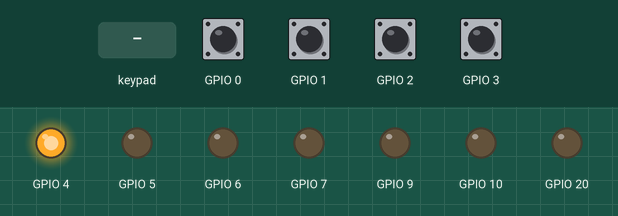
A program run on a simulated ESP32-C3. Shown: output pins drawn as LEDs (lit = HIGH). The test bench sets the inputs (shaded band); at power-on: GPIO 0–3 HIGH.

Above: at 1.2 s.
1.3 s: key 'U' pressed
At 1.45 s:
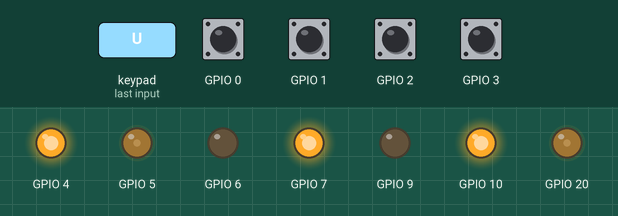
3.7 s: key 'D' pressed
At 3.85 s:
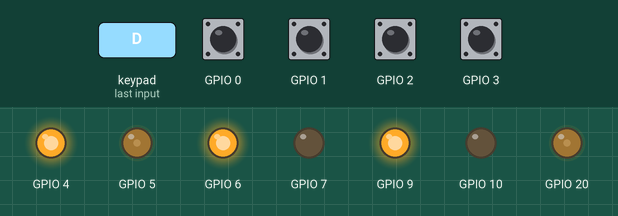
6.1 s: key 'L' pressed
At 6.25 s:
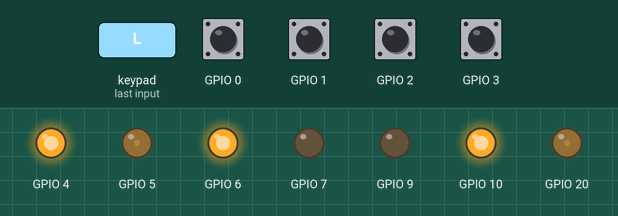
8.5 s: key 'R' pressed
At 8.65 s:
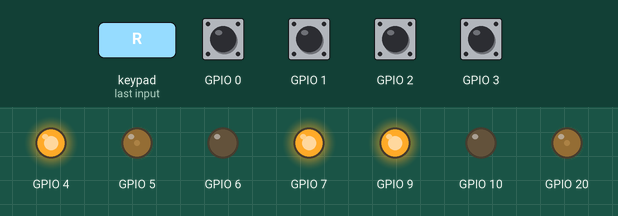
Timing chart, 0 to 11.5 s (numbered marks = the images above; inputs shaded):
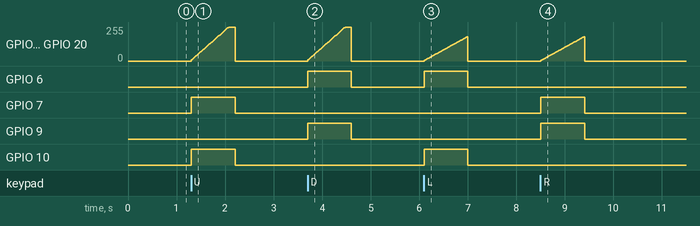

Measured:
- after the input at 1.3 s, GPIO 5, GPIO 20: rises from 0/255 to 255/255 in 0.77 s, then falls to 0/255 in 0.14 s; GPIO 7, GPIO 10: LOW → HIGH at once, → LOW 0.91 s later
- after the input at 3.7 s, GPIO 5, GPIO 20: rises from 0/255 to 255/255 in 0.77 s, then falls to 0/255 in 0.13 s; GPIO 6, GPIO 9: LOW → HIGH at once, → LOW 0.90 s later
- after the input at 6.1 s, GPIO 5, GPIO 20: rises from 0/255 to 183/255 in 0.89 s, then falls to 0/255 in 0.01 s; GPIO 6, GPIO 10: LOW → HIGH at once, → LOW 0.90 s later
- after the input at 8.5 s, GPIO 5, GPIO 20: rises from 0/255 to 183/255 in 0.89 s, then falls to 0/255 in 0.01 s; GPIO 7, GPIO 9: LOW → HIGH at once, → LOW 0.90 s later

The program:

main.cpp
```cpp
#include <Arduino.h>
#include "config.h"
#include "encoder.h"
#include "motor_control.h"
#include "pid_controller.h"
#include "joystick.h"
#include "microros.h"

// PID controllers for left and right motors
PIDController left_pid(LEFT_PID_KP, LEFT_PID_KI, LEFT_PID_KD, MAX_PWM, MIN_PWM);
PIDController right_pid(RIGHT_PID_KP, RIGHT_PID_KI, RIGHT_PID_KD, MAX_PWM, MIN_PWM);

// Variables for target speeds
float linear_vel = 0;    // m/s
float angular_vel = 0;   // rad/s

float left_speed = 0;
float right_speed = 0;
float left_target_speed  = 0;
float right_target_speed = 0;

// Timing and encoder tracking variables
int last_left_count = 0;
int last_right_count = 0;

unsigned long last_cmd_vel_time = 0;
unsigned long last_control_time = 0;
const unsigned long control_interval = 10; // 10ms, 100Hz control

// Initialise everything
void setup() {
    Serial.begin(115200);
    setup_motors();
    setup_encoders();
    setup_microros(); // This is blocking. microros agent must connect in order to proceed.
    setup_joystick();

    last_control_time = 0;
    left_encoder_count = 0;
    right_encoder_count = 0;
    last_left_count = 0;
    last_right_count = 0;
}

void loop() {
    joystick_loop();
    microros_loop();

    // Auto cut-off motors if no commands given
    if (millis() - last_cmd_vel_time > CMD_VEL_TIMEOUT) {
        linear_vel = 0;
        angular_vel = 0;
    }

    if (millis() - last_control_time > control_interval) {
        float delta_time = (millis() - last_control_time) / 1000.0f;

        // Calculate encoder deltas
        int delta_left = left_encoder_count - last_left_count;
        int delta_right = right_encoder_count - last_right_count;

        // Update tracking variables
        last_control_time = millis();
        last_left_count = left_encoder_count;
        last_right_count = right_encoder_count;

        // Calculate current wheel speeds in rad/s
        left_speed = calculate_speed(delta_left, delta_time, L_ENCODER_CPR);
        right_speed = calculate_speed(delta_right, delta_time, R_ENCODER_CPR);

        // Publish wheel speeds via micro-ROS
        publish_wheel_speeds(left_speed, right_speed);

        // Calculate angular velocity (rad/s) of each wheel given linear_vel and angular_vel of the robot
        left_target_speed  = (linear_vel - (angular_vel * WHEEL_SEPARATION) / 2) / WHEEL_RADIUS;
        right_target_speed = (linear_vel + (angular_vel * WHEEL_SEPARATION) / 2) / WHEEL_RADIUS;

        // Compute PID outputs
        int left_pwm = left_pid.compute(left_target_speed, left_speed);
        int right_pwm = right_pid.compute(right_target_speed, right_speed);

        // Apply motor control
        set_motor_speed(PWMA, AIN1, AIN2, left_pwm);
        set_motor_speed(PWMB, BIN2, BIN1, right_pwm);

        // For debugging
        // Serial.printf("Left Error: %.2f | Left PWM: %d | Left Encoder: %d | Left: %.2f | Right Error: %.2f | Right PWM: %d | Right Encoder: %d | Right: %.2f\n",
        //         left_pid.getError(), left_pwm, left_encoder_count, left_speed, right_pid.getError(), right_pwm, right_encoder_count, right_speed);
    }
}
```
